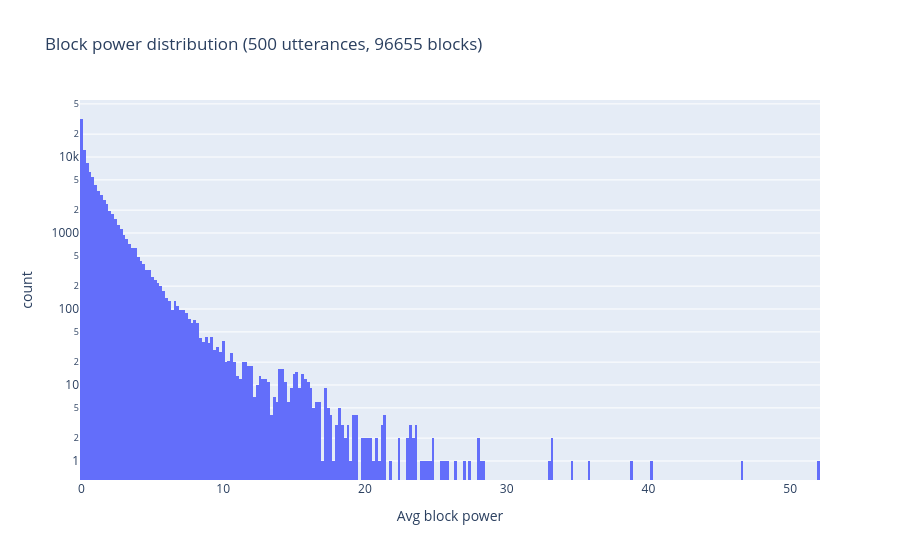

Write notebook code for a chart like this one.
### Code cell
# Find block-wise noise floor power threshold

if GET_NOISE_FLOOR:
    random.seed(0)
    probe_indices = random.sample(range(len(dataset)), N_SILENCE_PROBE)
    
    block_powers = []
    
    for dataset_idx in probe_indices:
        wav, sr, _, _, _, _ = dataset[dataset_idx]
        
        if sr != FS:
            wav = torchaudio.functional.resample(wav, sr, FS)
        
        std = wav.std().clamp(min=1e-8)
        wav_norm = wav / std
        
        # Non-overlapping blocks, discard tail
        n_blocks = wav_norm.shape[1] // BS
        if n_blocks == 0:
            continue
        blocks = wav_norm[:, :n_blocks * BS].unfold(1, BS, BS)  # (1, n_blocks, BS)
        
        # Avg power per block (mean of squared samples)
        power = blocks.pow(2).mean(dim=2).squeeze(0)  # (n_blocks,)
        block_powers.extend(power.tolist())
    
    block_powers = torch.tensor(block_powers)
    
    fig = px.histogram(
        x=block_powers.numpy(),
        nbins=500,
        log_y=True,
        labels={"x": "Avg block power"},
        title=f"Block power distribution ({N_SILENCE_PROBE} utterances, {len(block_powers)} blocks)"
    )
    fig.show()

### Figure 1 — Plotly figure (JSON) as saved in the notebook; plotly's stock layout.template omitted (floating-point values rounded to 4 significant figures; data arrays with more than 128 entries replaced by an {"elided": "..."} marker saying what was removed)
{"data": [{"bingroup": "x", "hovertemplate": "Avg block power=%{x}<br>count=%{y}<extra></extra>", "legendgroup": "", "marker": {"color": "#636efa", "pattern": {"shape": ""}}, "name": "", "nbinsx": 500, "orientation": "v", "showlegend": false, "type": "histogram", "x": {"elided": "96655 float values"}, "xaxis": "x", "yaxis": "y"}], "layout": {"barmode": "relative", "legend": {"tracegroupgap": 0}, "title": {"text": "Block power distribution (500 utterances, 96655 blocks)"}, "xaxis": {"anchor": "y", "domain": [0, 1], "title": {"text": "Avg block power"}}, "yaxis": {"anchor": "x", "domain": [0, 1], "title": {"text": "count"}, "type": "log"}}}
